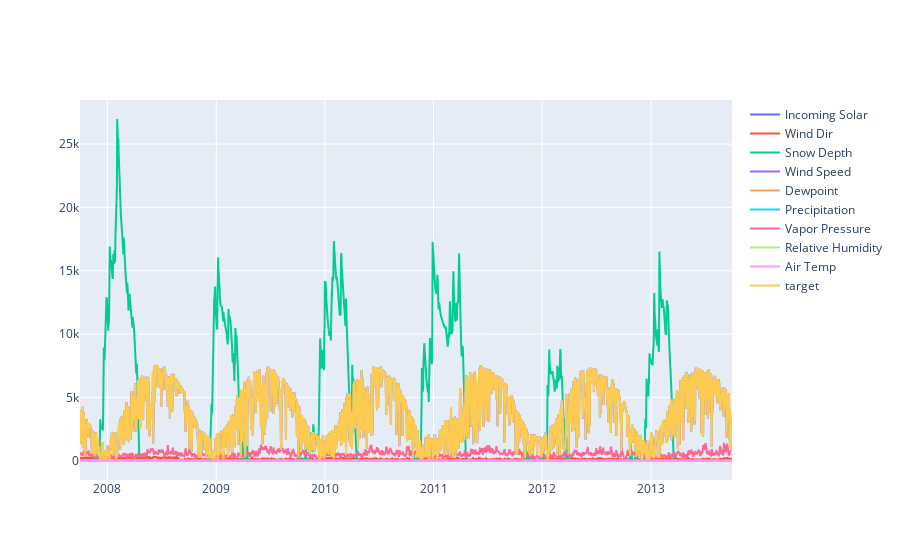

The cell this chart's notebook holds for it:
### Code cell
fig = go.Figure()
for col in mvtseries.columns:
    if col not in ["time_index", "group_id"]:
        fig.add_trace(go.Scatter(x=mvtseries.index, y=mvtseries[col], name=col))
fig.layout.showlegend = True
fig.show()

### Figure 1 — Plotly figure (JSON) as saved in the notebook; plotly's stock layout.template omitted (floating-point values rounded to 4 significant figures; data arrays with more than 128 entries replaced by an {"elided": "..."} marker saying what was removed)
{"data": [{"name": "Incoming Solar", "type": "scatter", "x": {"elided": "2192 str values"}, "y": {"elided": "2192 float values"}}, {"name": "Wind Dir", "type": "scatter", "x": {"elided": "2192 str values"}, "y": {"elided": "2192 float values"}}, {"name": "Snow Depth", "type": "scatter", "x": {"elided": "2192 str values"}, "y": {"elided": "2192 float values"}}, {"name": "Wind Speed", "type": "scatter", "x": {"elided": "2192 str values"}, "y": {"elided": "2192 float values"}}, {"name": "Dewpoint", "type": "scatter", "x": {"elided": "2192 str values"}, "y": {"elided": "2192 float values"}}, {"name": "Precipitation", "type": "scatter", "x": {"elided": "2192 str values"}, "y": {"elided": "2192 float values"}}, {"name": "Vapor Pressure", "type": "scatter", "x": {"elided": "2192 str values"}, "y": {"elided": "2192 float values"}}, {"name": "Relative Humidity", "type": "scatter", "x": {"elided": "2192 str values"}, "y": {"elided": "2192 float values"}}, {"name": "Air Temp", "type": "scatter", "x": {"elided": "2192 str values"}, "y": {"elided": "2192 float values"}}, {"name": "target", "type": "scatter", "x": {"elided": "2192 str values"}, "y": {"elided": "2192 float values"}}], "layout": {"showlegend": true}}
